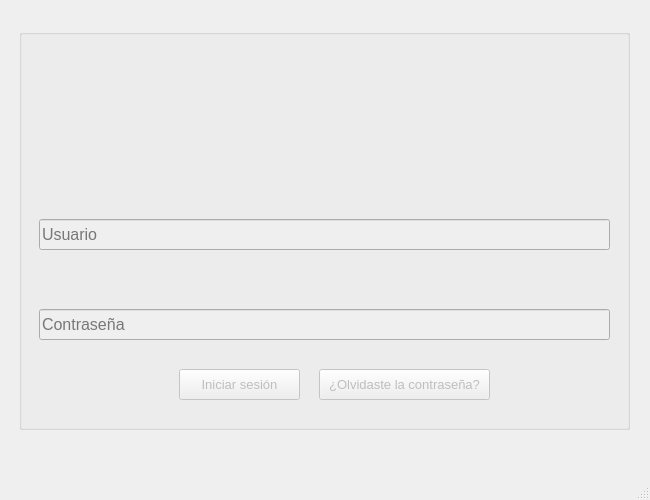
<?xml version="1.0" encoding="UTF-8"?>
<ui version="4.0">
 <class>MainWindow</class>
 <widget class="QMainWindow" name="MainWindow">
  <property name="enabled">
   <bool>true</bool>
  </property>
  <property name="geometry">
   <rect>
    <x>0</x>
    <y>0</y>
    <width>650</width>
    <height>500</height>
   </rect>
  </property>
  <property name="windowTitle">
   <string>HSJ - Sistema de Gestión de Servicios Médicos</string>
  </property>
  <property name="styleSheet">
   <string notr="true"/>
  </property>
  <widget class="QWidget" name="centralwidget">
   <property name="styleSheet">
    <string notr="true"/>
   </property>
   <widget class="QStackedWidget" name="viewsWidget">
    <property name="enabled">
     <bool>true</bool>
    </property>
    <property name="geometry">
     <rect>
      <x>9</x>
      <y>-1</y>
      <width>632</width>
      <height>441</height>
     </rect>
    </property>
    <property name="styleSheet">
     <string notr="true"/>
    </property>
    <property name="currentIndex">
     <number>0</number>
    </property>
    <widget class="QWidget" name="loginPage">
     <property name="enabled">
      <bool>false</bool>
     </property>
     <property name="styleSheet">
      <string notr="true"/>
     </property>
     <widget class="QGroupBox" name="userGB">
      <property name="geometry">
       <rect>
        <x>10</x>
        <y>30</y>
        <width>611</width>
        <height>401</height>
       </rect>
      </property>
      <property name="font">
       <font>
        <pointsize>12</pointsize>
       </font>
      </property>
      <property name="styleSheet">
       <string notr="true"/>
      </property>
      <property name="title">
       <string/>
      </property>
      <property name="alignment">
       <set>Qt::AlignCenter</set>
      </property>
      <widget class="QLineEdit" name="userCodeLE">
       <property name="geometry">
        <rect>
         <x>20</x>
         <y>190</y>
         <width>571</width>
         <height>31</height>
        </rect>
       </property>
       <property name="placeholderText">
        <string>Usuario</string>
       </property>
      </widget>
      <widget class="QLineEdit" name="userPasswordLE">
       <property name="geometry">
        <rect>
         <x>20</x>
         <y>280</y>
         <width>571</width>
         <height>31</height>
        </rect>
       </property>
       <property name="echoMode">
        <enum>QLineEdit::Password</enum>
       </property>
       <property name="placeholderText">
        <string>Contraseña</string>
       </property>
      </widget>
      <widget class="QPushButton" name="userLoginPB">
       <property name="enabled">
        <bool>false</bool>
       </property>
       <property name="geometry">
        <rect>
         <x>160</x>
         <y>340</y>
         <width>121</width>
         <height>31</height>
        </rect>
       </property>
       <property name="font">
        <font>
         <pointsize>10</pointsize>
        </font>
       </property>
       <property name="text">
        <string>Iniciar sesión</string>
       </property>
      </widget>
      <widget class="QLabel" name="logoLabel">
       <property name="geometry">
        <rect>
         <x>240</x>
         <y>30</y>
         <width>131</width>
         <height>141</height>
        </rect>
       </property>
       <property name="text">
        <string/>
       </property>
       <property name="pixmap">
        <pixmap resource="resources.qrc">:/resources/qss/logo-hsj.png</pixmap>
       </property>
       <property name="scaledContents">
        <bool>true</bool>
       </property>
      </widget>
      <widget class="QPushButton" name="userLoginPB_2">
       <property name="enabled">
        <bool>false</bool>
       </property>
       <property name="geometry">
        <rect>
         <x>300</x>
         <y>340</y>
         <width>171</width>
         <height>31</height>
        </rect>
       </property>
       <property name="font">
        <font>
         <pointsize>10</pointsize>
        </font>
       </property>
       <property name="styleSheet">
        <string notr="true"/>
       </property>
       <property name="text">
        <string>¿Olvidaste la contraseña?</string>
       </property>
      </widget>
     </widget>
    </widget>
    <widget class="userForm" name="userPage"/>
   </widget>
  </widget>
  <widget class="QMenuBar" name="menubar">
   <property name="geometry">
    <rect>
     <x>0</x>
     <y>0</y>
     <width>650</width>
     <height>21</height>
    </rect>
   </property>
  </widget>
  <widget class="QStatusBar" name="statusbar"/>
 </widget>
 <customwidgets>
  <customwidget>
   <class>userForm</class>
   <extends>QWidget</extends>
   <header>userform.h</header>
   <container>1</container>
  </customwidget>
 </customwidgets>
 <resources>
  <include location="resources.qrc"/>
 </resources>
 <connections/>
</ui>
